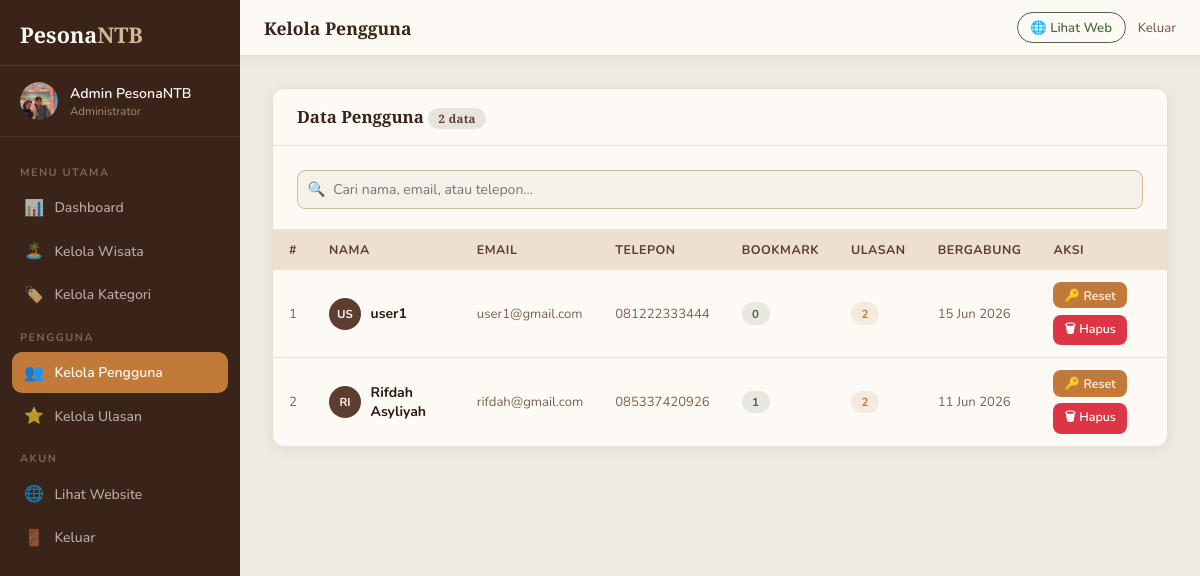
Before: /config/pengguna.php (signed in) with the older database file.
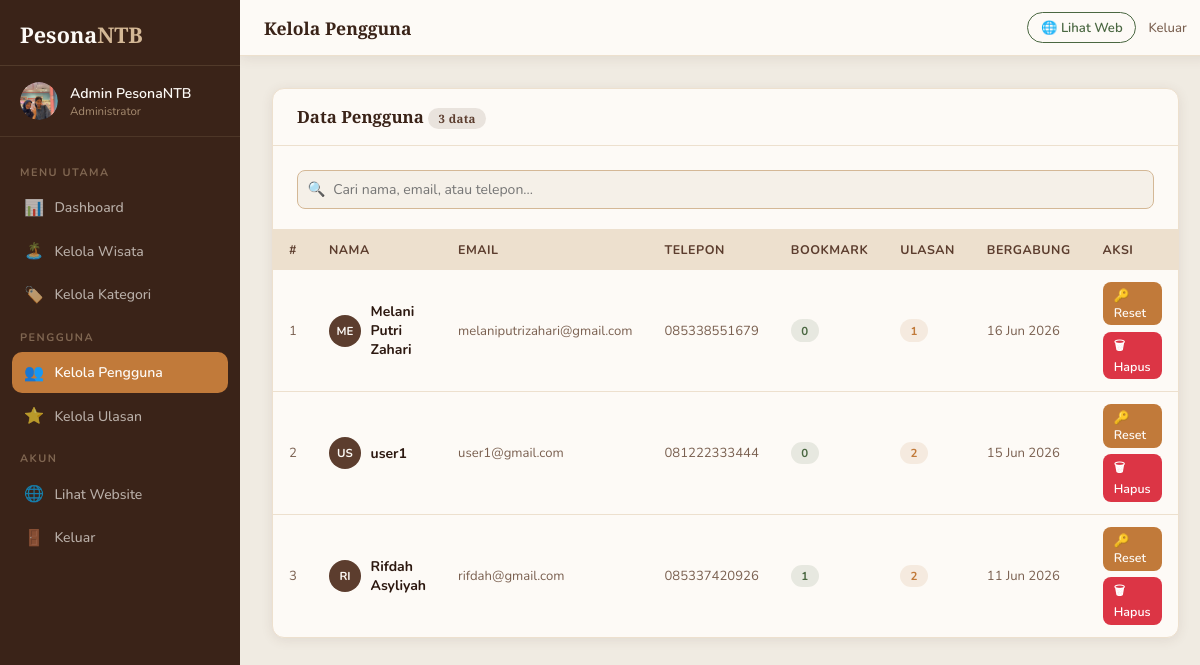
After: the same page with the newer database file.
### tables this page shows
CREATE TABLE `users` (
  `id` int(11) NOT NULL,
  `nama` varchar(100) NOT NULL,
  `email` varchar(150) NOT NULL,
  `telepon` varchar(20) NOT NULL,
  `password` varchar(255) NOT NULL,
  `role` enum('user','admin') DEFAULT 'user',
  `foto_profil` varchar(255) DEFAULT NULL,
  `created_at` datetime DEFAULT current_timestamp(),
  `reset_token` varchar(255) DEFAULT NULL,
  `reset_expired` datetime DEFAULT NULL
);

### config/pengguna.php (the view, shortened to what this page needs)
<?php
require_once 'db.php';
$search = trim($_GET['search'] ?? '');
$page   = max(1, intval($_GET['page'] ?? 1));
$per    = 10; $offset = ($page-1)*$per;
$where = "WHERE role='user'";
$params = []; $types = '';
$total = 0;
if ($stmt = $conn->prepare("SELECT COUNT(*) as c FROM users $where")) {
    $stmt->execute();
    $total = $stmt->get_result()->fetch_assoc()['c'];
}
$users = [];
if ($stmt = $conn->prepare("SELECT u.*, (SELECT COUNT(*) FROM bookmark WHERE user_id=u.id) as jml_bookmark, (SELECT COUNT(*) FROM ulasan WHERE user_id=u.id) as jml_ulasan FROM users u $where ORDER BY u.created_at DESC LIMIT ? OFFSET ?")) {
    $p = array_merge($params, [$per, $offset]); $t = $types . 'ii';
    $stmt->bind_param($t, ...$p);
    $stmt->execute();
    $res = $stmt->get_result();
    while ($r = $res->fetch_assoc()) $users[] = $r;
}
?>
<!DOCTYPE html>
<html lang="id">
<head>
  <link rel="stylesheet" href="../css/admin.css">
</head>
<body>
<div class="admin-layout">
  <?php include 'sidebar.php'; ?>
  <div class="admin-content">
    <?php include 'topbar.php'; ?>
    <main class="admin-main">
      <div class="admin-card">
        <div class="card-header">
          <h3>Data Pengguna <span class="badge badge-brown"><?= $total ?> data</span></h3>
        </div>
        <div class="card-body" style="padding-bottom:0">
          <div class="table-toolbar" style="margin-bottom:1.25rem">
            <div class="search-input-wrap">
              <span class="search-icon">🔍</span>
              <input type="text" id="searchPengguna" placeholder="Cari nama, email, atau telepon..." value="<?= htmlspecialchars($search) ?>">
            </div>
          </div>
        </div>
        <div class="table-wrap">
          <table>
            <thead>
              <tr><th>#</th><th>Nama</th><th>Email</th><th>Telepon</th><th>Bookmark</th><th>Ulasan</th><th>Bergabung</th><th>Aksi</th></tr>
            </thead>
            <tbody>
              <?php if (empty($users)): ?>
              <tr><td colspan="8" style="text-align:center;padding:2rem;color:var(--text-muted)">Tidak ada data pengguna.</td></tr>
              <?php else: ?>
              <?php foreach ($users as $i => $u): ?>
              <tr>
                <td class="td-muted"><?= $offset+$i+1 ?></td>
                <td>
                  <div style="display:flex;align-items:center;gap:0.6rem">
                    <div style="width:32px;height:32px;border-radius:50%;background:var(--brown);color:var(--white);display:flex;align-items:center;justify-content:center;font-size:0.72rem;font-weight:700;flex-shrink:0">
                      <?= strtoupper(mb_substr($u['nama'],0,2)) ?>
                    </div>
                    <strong><?= htmlspecialchars($u['nama']) ?></strong>
                  </div>
                </td>
                <td class="td-muted"><?= htmlspecialchars($u['email']) ?></td>
                <td class="td-muted"><?= htmlspecialchars($u['telepon'] ?? '-') ?></td>
                <td><span class="badge badge-green"><?= $u['jml_bookmark'] ?></span></td>
                <td><span class="badge badge-orange"><?= $u['jml_ulasan'] ?></span></td>
                <td class="td-muted"><?= date('d M Y', strtotime($u['created_at'])) ?></td>
                <td>
                  <div class="table-actions">
                      <a href="pengguna.php?reset=<?= $u['id'] ?>"
                        class="btn btn-warning btn-sm btn-reset-user"
                        data-id="<?= $u['id'] ?>">
                        🔑 Reset
                      </a>
                      <a href="pengguna.php?hapus=<?= $u['id'] ?>"
                        class="btn btn-danger btn-sm btn-delete-user"
                        data-id="<?= $u['id'] ?>">
                        🗑 Hapus
                      </a>
                  </div>
              </td>
              </tr>
              <?php endforeach; ?>
              <?php endif; ?>
            </tbody>
          </table>
        </div>
      </div>
    </main>
  </div>
</div>
</body>
</html>

### config/sidebar.php (shortened to what this page needs)
<?php
$current_page = basename($_SERVER['PHP_SELF']);
$admin_nama   = $_SESSION['user_nama'] ?? 'Admin';
$inisial      = strtoupper(mb_substr($admin_nama, 0, 2));
$foto_profil_admin = '';
if (isset($conn) && isset($_SESSION['user_id'])) {
    $stmt_sidebar = $conn->prepare("SELECT foto_profil FROM users WHERE id = ?");
    $stmt_sidebar->bind_param('i', $_SESSION['user_id']);
    $stmt_sidebar->execute();
    $result_sidebar = $stmt_sidebar->get_result()->fetch_assoc();
    $foto_profil_admin = $result_sidebar['foto_profil'] ?? '';
}
?>
<aside class="admin-sidebar" id="adminSidebar">
  <div class="sidebar-logo">
    <a href="../index.php">Pesona<span>NTB</span></a>
  </div>
  <a href="profil.php" class="sidebar-admin-link" style="text-decoration: none; color: inherit; display: block;">
    <div class="sidebar-admin">
      <?php if (!empty($foto_profil_admin)): ?>
        <div class="admin-avatar" style="background: none; overflow: hidden; padding: 0; display: flex; align-items: center; justify-content: center;">
          <img src="../assets/uploads/profil/<?= htmlspecialchars($foto_profil_admin) ?>" style="width: 100%; height: 100%; object-fit: cover; border-radius: 50%;" alt="">
        </div>
      <?php else: ?>
        <div class="admin-avatar"><?= $inisial ?></div>
      <?php endif; ?>
      <div class="admin-info">
        <div class="admin-name"><?= htmlspecialchars($admin_nama) ?></div>
        <div class="admin-role">Administrator</div>
      </div>
    </div>
  </a>
  <nav class="sidebar-nav">
    <div class="nav-group-label">Menu Utama</div>
    <a href="dashboard.php" class="sidebar-link <?= $current_page=='dashboard.php'?'active':'' ?>">
      <span class="link-icon">📊</span> Dashboard
    </a>
    <a href="wisata.php" class="sidebar-link <?= $current_page=='wisata.php'||$current_page=='wisata_form.php'?'active':'' ?>">
      <span class="link-icon">🏝️</span> Kelola Wisata
    </a>
    <a href="kategori.php" class="sidebar-link <?= $current_page=='kategori.php'?'active':'' ?>">
      <span class="link-icon">🏷️</span> Kelola Kategori
    </a>
    <div class="nav-group-label">Pengguna</div>
    <a href="pengguna.php" class="sidebar-link <?= $current_page=='pengguna.php'?'active':'' ?>">
      <span class="link-icon">👥</span> Kelola Pengguna
    </a>
    <a href="ulasan.php" class="sidebar-link <?= $current_page=='ulasan.php'?'active':'' ?>">
      <span class="link-icon">⭐</span> Kelola Ulasan
    </a>
    <div class="nav-group-label">Akun</div>
    <a href="../index.php" class="sidebar-link">
      <span class="link-icon">🌐</span> Lihat Website
    </a>
    <a href="logout.php" class="sidebar-link logout-link">
      <span class="link-icon">🚪</span> Keluar
    </a>
  </nav>
</aside>

### config/topbar.php (shortened to what this page needs)
<?php
$titles = [
  'dashboard.php'   => 'Dashboard',
  'wisata.php'      => 'Kelola Wisata',
  'wisata_form.php' => 'Form Wisata',
  'kategori.php'    => 'Kelola Kategori',
  'pengguna.php'    => 'Kelola Pengguna',
  'ulasan.php'      => 'Kelola Ulasan',
];
$page_title = $titles[basename($_SERVER['PHP_SELF'])] ?? 'Admin Panel';
?>
<header class="admin-topbar">
  <div class="topbar-title"><?= $page_title ?></div>
  <div class="topbar-right">
    <a href="../index.php" class="topbar-web-btn">🌐 Lihat Web</a>
    <a href="logout.php" class="topbar-logout">Keluar</a>
  </div>
</header>

Changed rows visible on the page:
added users: i "1", nama "ME", nama "Melani Putri Zahari", email "melaniputrizahari@gmail.com", telepon "085338551679", jml_bookmark "0", jml_ulasan "1", created_at "16 Jun 2026"
computed for users "user1": i "1" → "2"
computed for users "Rifdah Asyliyah": i "2" → "3"
Other visible differences:
$total: "2" → "3"
